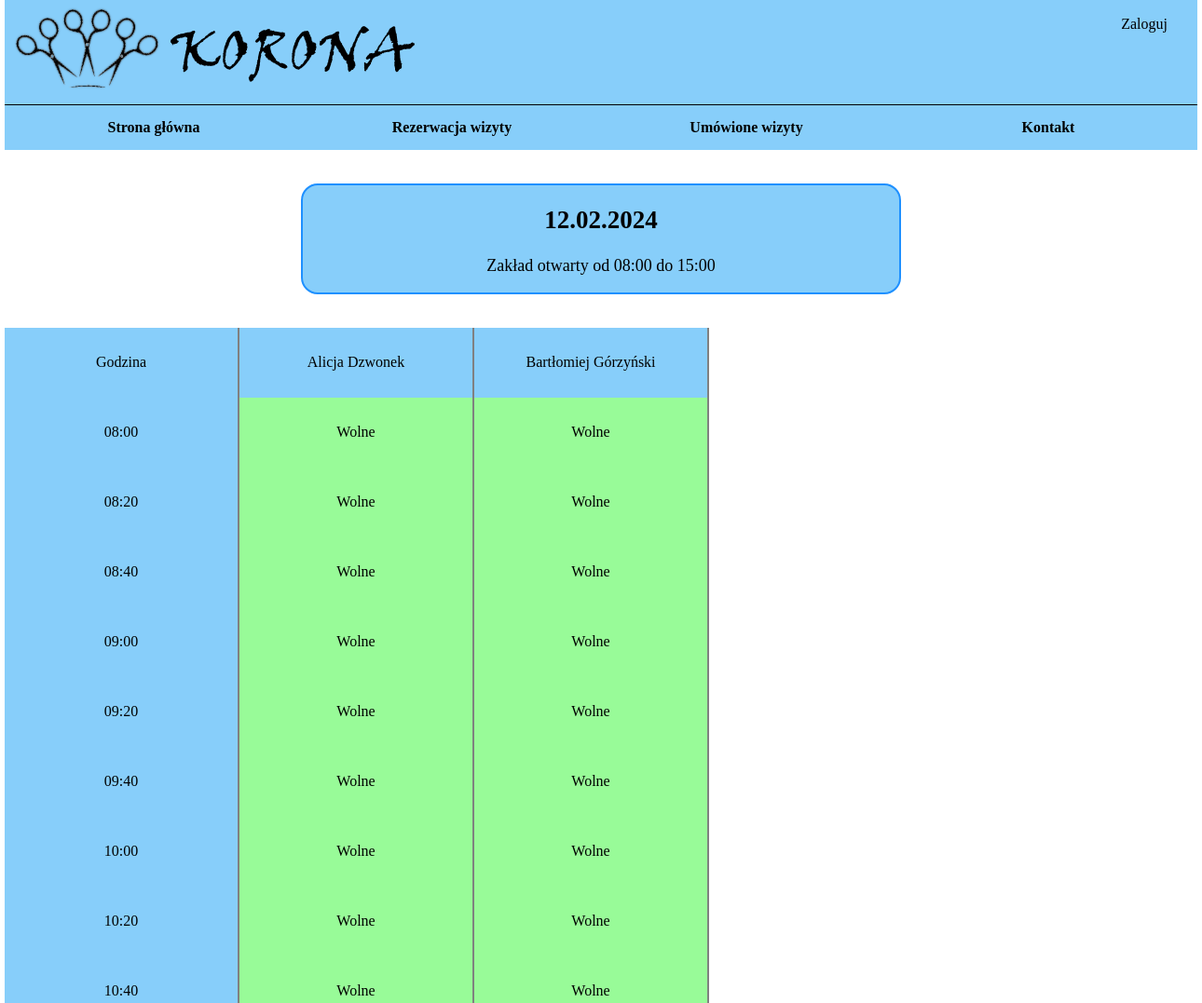
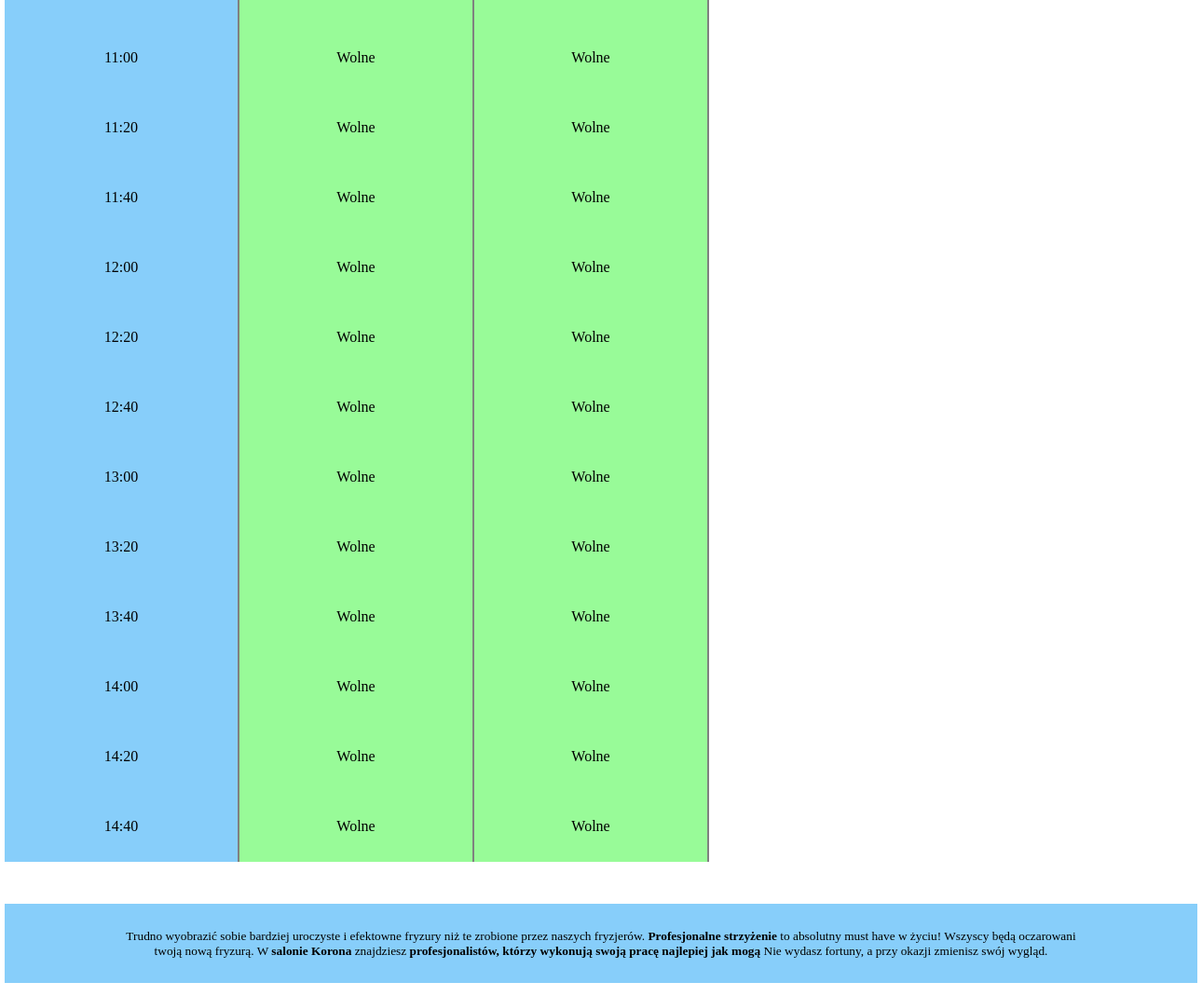
/dzien.php/?dzien=12&miesiac=2&rok=2024&usluga=1, run on the app's committed database (2 pictures, top to bottom).
### tables this page shows
CREATE TABLE `uzytkownicy` (
  `ID` int(11) NOT NULL,
  `Imie` varchar(25) NOT NULL,
  `Nazwisko` varchar(50) NOT NULL,
  `Email` varchar(50) NOT NULL,
  `Haslo` varchar(25) DEFAULT NULL,
  `Telefon` varchar(12) NOT NULL,
  `Adres` varchar(50) DEFAULT NULL,
  `KodPocztowy` varchar(6) DEFAULT NULL,
  `Miejscowosc` varchar(60) DEFAULT NULL,
  `Pesel` varchar(11) DEFAULT NULL,
  `Rola` int(11) NOT NULL
);

### dzien.php (the view, shortened to what this page needs)
<?php
    $servername = "localhost";
    $username = "root";
    $password = "";
    $conn = new mysqli($servername, $username, $password, "Fryzjer");
    $status = $_SESSION['status']??false;
    $email = $_SESSION['email']??null;
    $rola = $_SESSION['rola']??2;
    $dzien = $_GET["dzien"];
    $miesiac = $_GET["miesiac"];
    $rok = $_GET["rok"];
    if($miesiac<10) $miesiac="0".$miesiac;
?>
<!DOCTYPE html>
<html lang="en">
<head>
    <link rel="stylesheet" href="../style.css">
</head>
<body>
    <div class="strona">
        <div class="banner">
            <div class="banner-logo">
            <a href="../index.php"><img src="../logo.png" alt="logo"/></a>
            </div>
            <section>
                <div class="banner-profile">
                    <?php if($status):?>
                        <div class="log">
                            <a href="../logout.php">Wyloguj</a>
                        </div>
                        <div class="profil-email">
                            <a href="../profil.php"><?php echo $email?></a>
                        </div>
                    <?php else:?>
                        <div class="log">
                            <a href="../log.php">Zaloguj</a>
                        </div>
                    <?php endif;?>
                </div>
            </section>
        </div>
        <div class="nav">
            <ul>
                <a href="../index.php"><li>Strona główna</li></a>
                <a <?php if($rola!=2){ echo "onclick=\"rezerwacja(true)\"";} else { echo "href=\"../uslugi.php\"";} ?> ><li>Rezerwacja wizyty</li></a>
                <a href="../wizyty.php"><li>Umówione wizyty &nbsp
                <?php
                    echo "</li></a>";
                ?>
                <a href="../kontakt.php"><li>Kontakt</li></a>
            </ul>
        </div>
        <div class="content">
            <div id="dzien-data">
            <div id="dzien-data-w">
                <?php
                    echo "<h2>$dzien.$miesiac.$rok</h2>";
                    $query = mysqli_query($conn,"SELECT TIME_FORMAT(MIN(Od),'%H'), TIME_FORMAT(MIN(Od),'%i'), TIME_FORMAT(MAX(Do),'%H'), TIME_FORMAT(MAX(Do),'%i') FROM godzinypracy WHERE Data='$rok-$miesiac-$dzien'");
                    $row=mysqli_fetch_row($query);
                    echo "<p>Zakład otwarty od $row[0]:$row[1] do $row[2]:$row[3]</p>";
                    $odGodz = $row[0]+0;
                    $odMin = $row[1]/10;
                    $doGodz = $row[2]+0;
                    $doMin = $row[3]/10;
                ?>
                </div>
            </div>
            <div class="dzien-info">
                <div class="dzien-info-ogolne">Godzina</div>
                <?php
                    $query = mysqli_query($conn,"SELECT Imie, Nazwisko, Email FROM godzinypracy gp, uzytkownicy u WHERE Data='$rok-$miesiac-$dzien' AND gp.IDPracownika = u.ID ORDER BY u.ID");
                    while($row=mysqli_fetch_row($query))
                    {
                        echo "<div class='dzien-info-ogolne'>$row[0] $row[1]</div>";
                    }
                ?>
            </div>
            <?php
                $query = mysqli_query($conn,"SELECT count(u.ID) FROM uzytkownicy u, godzinypracy gp WHERE gp.IDPracownika=u.ID AND gp.Data='$rok-$miesiac-$dzien' AND Rola=1");
                $pracownicyDane = array();
                $licznikPracownikow = 0;
                $query = mysqli_query($conn,"SELECT u.ID, concat(u.Imie, ' ', u.Nazwisko), u.Email FROM uzytkownicy u, godzinypracy gp
                WHERE gp.IDPracownika=u.ID AND Rola=1 AND gp.Data='$rok-$miesiac-$dzien' ORDER BY ID");
                while($row=mysqli_fetch_row($query))
                {
                    @$pracownicy[$licznikPracownikow] = $row[0];
                    $pracownicyDane[$row[0]] = $row[1];
                    @$zakonczenieZmiany[$licznikPracownikow]=mysqli_fetch_row(mysqli_query($conn,"SELECT Do FROM godzinypracy
                    WHERE Data='$rok-$miesiac-$dzien' AND IDPracownika='$pracownicy[$licznikPracownikow]'"))[0];
                    $licznikPracownikow++;
                }
                $usluga= $_GET['usluga'];
                $query = mysqli_query($conn,"SELECT CzasTrwania, NazwaUslugi, Koszt FROM uslugi WHERE ID=$usluga");
                $row = mysqli_fetch_row($query);
                $czasUslugi = $row[0];
                $nazwaUslugi = $row[1];
                $cenaUslugi = round($row[2],0);
                $h = $odGodz; $m = $odMin;
                while($h<$doGodz || $m<$doMin)
                {
                    echo "<div class='dzien-info'>";
                        echo "<div class='dzien-info-ogolne'>";
                            if($h < 10) echo "0$h:";
                            else echo "$h:";
                            echo $m."0<br>";
                        echo "</div>";
                        $godz = $h.":".$m."0";
                        for($i=0; $i<count($pracownicy); $i++)
                        {
                            $p = $pracownicy[$i];
                            $query = mysqli_query($conn, "SELECT count(r.ID)
                            FROM rezerwacja r, uslugi u
                            WHERE r.Usluga=u.ID AND Data='$rok-$miesiac-$dzien' AND Pracownik=$p AND addtime(Godzina, addtime('-$czasUslugi', '00:20:00')) <= '$godz' AND addtime(r.Godzina, u.CzasTrwania) > '$godz' or addtime('$zakonczenieZmiany[$i]', '-$czasUslugi') < addtime('$godz','0:0:0')");
                            $row=mysqli_fetch_row($query)[0];
                            if($row == 0 && $status) echo "<div class='dzien-info-wolne' onclick='potwierdzenie($dzien, $miesiac, $rok, \"$godz\", $p, \"$pracownicyDane[$p]\", $usluga, \"$nazwaUslugi\", $cenaUslugi)'>Wolne</div>";
                            elseif($row == 0 && !$status) echo "<div class='dzien-info-wolne' onclick='okno()'>Wolne</div>";
                            else echo "<div class='dzien-info-zajete'>Niedostępne</div>";
                        }
                        $m+=2;
                        if($m == 6)
                        {
                            $m = 0;
                            $h++;
                        }
                    echo "</div>";
                }
             ?>
        </div>
        <div class="stopka">
            <p>Trudno wyobrazić sobie bardziej uroczyste i efektowne fryzury niż te zrobione przez naszych fryzjerów.
                <strong>Profesjonalne strzyżenie</strong>
                to absolutny must have w życiu!
                <span> </span> Wszyscy będą oczarowani twoją nową fryzurą. W
                <span> </span><strong>salonie Korona</strong><span> </span>
                znajdziesz
                <strong>profesjonalistów, którzy wykonują swoją pracę najlepiej jak mogą</strong>
                Nie wydasz fortuny, a przy okazji zmienisz swój wygląd.
            </p>
        </div>
    </div>
</body>
</html>

### style.css (style rules this page uses)
a { text-decoration: none; color: black; cursor: pointer; }
.strona { width: 1280px; height: auto; margin-left: auto; margin-right: auto; margin-top: 0; }
.banner { max-width: 100%; height: 7em; background-color: lightskyblue; border-bottom:1px solid black; }
.banner-logo { float: left; }
.banner-profile { float: right; width: 50%; height: 3.2em; }
.log { float: right; height: 100%; margin-right: 1em; cursor: pointer; }
.log a, .profil-email a { flex: 1; display: flex; align-items: center; justify-content: center; padding: 0 1em; height: 100%; border-radius: 0.5em; }
.nav { clear: both; }
.nav a { text-decoration: none; color: black; }
.nav ul { background-color: lightskyblue; width: 100%; height: 3em; padding: 0; margin: 0; font-weight: bolder; }
.nav li { float: left; list-style: none; width: 25%; display: flex; align-items: center; justify-content: center; height: 100%; }
.content { width: 100%; min-height: 700px; height: auto; background-color: white; display: flex; flex-wrap: wrap; }
.stopka { width: 100%; height: auto; clear: both; text-align: center; font-size: smaller; background-color: lightskyblue; }
.stopka p { width: 80%; padding: 2em; margin-left: auto; margin-right: auto; }
#dzien-data { background-color: white; padding-top: 2em; padding-bottom: 2em; width: 100%; display:flex; flex-wrap:wrap; place-content:center; text-align: center; font-size: large; }
#dzien-data-w { width: 50%; background-color: lightskyblue; border: 2px solid dodgerblue; border-radius: 1em; }
.dzien-info { height: 75px; width: 100%; clear: both; }
.dzien-info:last-child { margin-bottom: 2em; }
.dzien-info-ogolne { display: flex; align-content: center; justify-content: center; flex-wrap: wrap; height: 75px; max-height: 75px; width: 250px; float: left; background-color: lightskyblue; border-right: gray solid 2px; }
.dzien-info-wolne { display: flex; align-content: center; justify-content: center; flex-wrap: wrap; height: 75px; width: 250px; float: left; color: black; cursor: pointer; border-right: gray solid 2px; background-color: palegreen; }

### data on the page
uzytkownicy: Imie "Alicja", Nazwisko "Dzwonek"
uzytkownicy: Imie "Bartłomiej", Nazwisko "Górzyński"

### other printed values
$dzien "12"
$miesiac "02"
$rok "2024"
$row[0] "08"
$row[1] "00"
$row[2] "15"
$row[3] "00"
$h "8"
$m "0"
$m "2"
$m "4"
$h "9"
$h "10"
$h "11"
$h "12"
